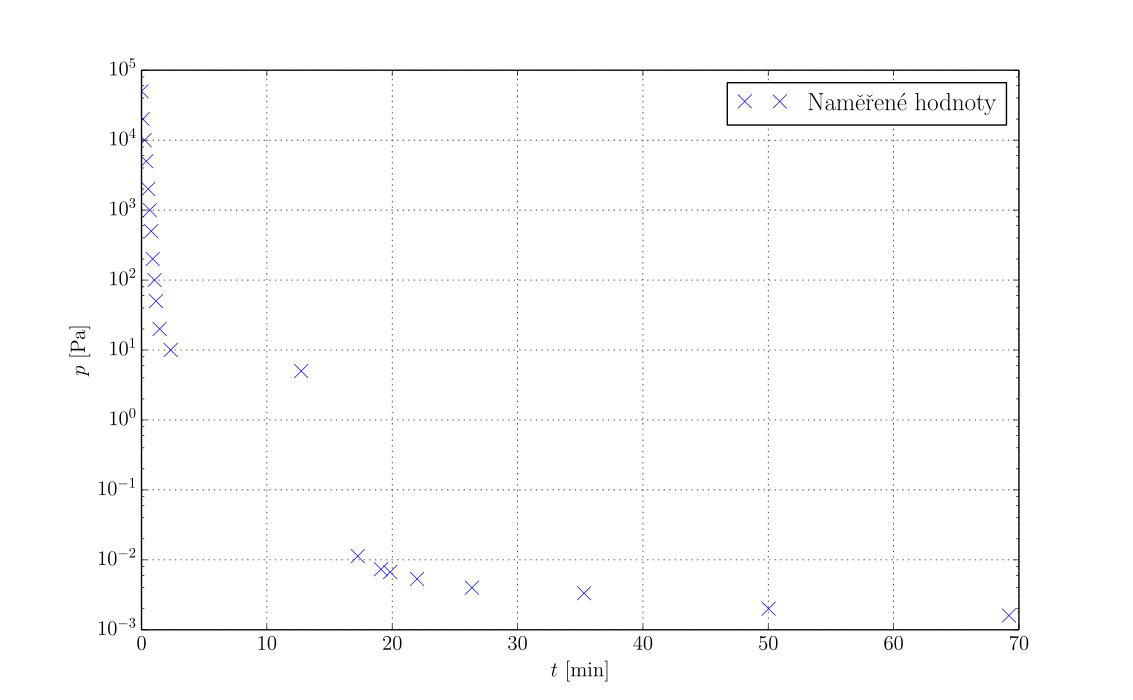

Python code for this plot:
# -*- coding: utf-8 -*-
import os
import numpy as np
from numpy import log as ln
from numpy import log10 as log
from matplotlib import rc
rc('font',**{'family':'serif', 'serif':['Computer Modern'], 'size':15})
rc('text', usetex=True)
rc('text.latex', unicode=True)
rc('figure', figsize=(1.6180*7,7))
import matplotlib.pyplot as plt
from scipy.optimize import curve_fit
import math

def cf(string):
    ret = float(string.replace(",", "."))
    return ret

def fc(flo):
    ret = str(flo)
    ret = ret.replace(".", ",")
    return ret

def round_by_err(x, x_err):
    x_err = round(x_err, -int(math.floor(math.log10(x_err))))
    x = round(x, -int(math.floor(math.log10(x_err))))
    return x, x_err

def get_pretty_param(value, error):
    val, err = round_by_err(value, error)
    pretty_param = "("+str(val)+u"\u00B1"+str(err)+")"
    pretty_param = pretty_param.replace(".", ",")
    return pretty_param

def get_named_param(param_str, value, error):
    named_param = param_str+" = "+get_pretty_param(value, error)
    return named_param

def func(x,a,b):
   return a*x+b

def script_name():
    return os.path.basename(os.path.realpath(__file__)).replace(".py", "")


def print_excel_params(ps, pe):
    delimeter = "\t"
    for i in range(0, len(ps)):
        print delimeter.join((str(i), fc(ps[i]), fc(pe[i])))

#x,y,z # z s errorama
d1 = np.loadtxt(script_name()+".txt", converters = {0: cf, 1: cf})
x1,y1 = d1[:,0],d1[:,1]
#
#dfit = d[d[:, 0] < 250]
#popt,pcov = curve_fit(func, dfit[:,0], ln(dfit[:,1]))
#y_fit = popt[0]*x+popt[1]
#
#ps = popt
#pe = np.sqrt(np.diag(pcov))
#
##print_excel_params(ps, pe)
#
#print(get_named_param("a", ps[0], pe[0]))
#print(get_named_param("b", ps[1], pe[1]))

#plt.errorbar(x,y,yerr=z)  # errorbary
plt.clf()
plt.semilogy(x1/60,y1,'x', color="blue", label=u"Naměřené hodnoty", ms=10)
#plt.plot(x,y_fit, label=u"Fitovaná funkce")

# Kosmetika
plt.grid()
plt.legend()
plt.ylabel("$p$ [Pa]")
plt.xlabel("$t$ [min]")
#plt.ylim(0,12)
#plt.xlim(0,1700)

#plt.text(410, 6.2, u'f(x)='+get_pretty_param(ps[0], pe[0])+'x+'+get_pretty_param(ps[1], pe[1])+'', fontsize=12)

# Uložení
plt.savefig(script_name()+'.pdf', format='pdf', dpi=1200)
plt.show()
